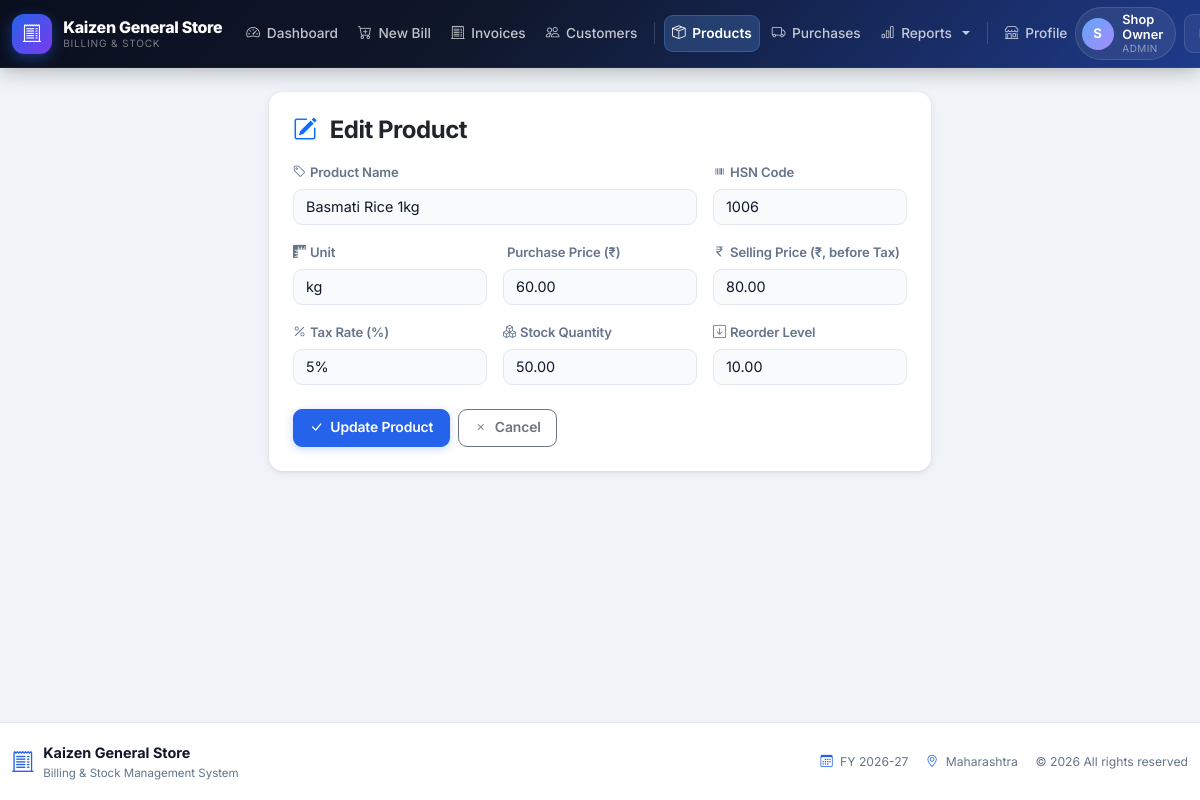
The page /products/edit.php?id=1 (signed in) on the database its author committed.
### tables this page shows
CREATE TABLE products (
    product_id     INT AUTO_INCREMENT PRIMARY KEY,
    name           VARCHAR(100) NOT NULL,
    hsn_code       VARCHAR(10)  NOT NULL,
    unit           VARCHAR(10)  NOT NULL DEFAULT 'nos',
    purchase_price DECIMAL(10,2) NOT NULL DEFAULT 0,
    selling_price  DECIMAL(10,2) NOT NULL DEFAULT 0,
    gst_rate       DECIMAL(4,2)  NOT NULL DEFAULT 0,
    stock_qty      DECIMAL(10,2) NOT NULL DEFAULT 0,
    reorder_level  DECIMAL(10,2) NOT NULL DEFAULT 0,
    created_at     TIMESTAMP NOT NULL DEFAULT CURRENT_TIMESTAMP,
    updated_at     TIMESTAMP NOT NULL DEFAULT CURRENT_TIMESTAMP ON UPDATE CURRENT_TIMESTAMP,
    UNIQUE KEY uk_product_name (name)
);

### includes/functions.php (called while the page is built, shortened)
<?php
function h($value): string
{
    return htmlspecialchars((string) $value, ENT_QUOTES, 'UTF-8');
}

### products/edit.php (the view, shortened to what this page needs)
<?php
require_once __DIR__ . '/../config/db.php';
require_once __DIR__ . '/../includes/functions.php';
$id = (int) ($_GET['id'] ?? $_POST['id'] ?? 0);
$stmt = $pdo->prepare('SELECT * FROM products WHERE product_id = ?');
$stmt->execute([$id]);
$product = $stmt->fetch();
$form = $product;
require __DIR__ . '/../includes/header.php';
?>
<div class="row justify-content-center">
  <div class="col-lg-7">
    <div class="card p-4">
      <h4 class="mb-3"><i class="bi bi-pencil-square text-primary me-2"></i> Edit Product</h4>
      <form method="post" novalidate>
        <div class="row g-3">
          <div class="col-md-8">
            <label class="form-label"><i class="bi bi-tag me-1"></i>Product Name</label>
            <input type="text" name="name" class="form-control" value="<?= h($form['name']) ?>" required>
          </div>
          <div class="col-md-4">
            <label class="form-label"><i class="bi bi-upc me-1"></i>HSN Code</label>
            <input type="text" name="hsn_code" class="form-control" value="<?= h($form['hsn_code']) ?>" required>
          </div>
          <div class="col-md-4">
            <label class="form-label"><i class="bi bi-rulers me-1"></i>Unit</label>
            <select name="unit" class="form-select">
              <?php foreach (['nos', 'kg', 'litre', 'pack', 'box'] as $u): ?>
                <option value="<?= $u ?>" <?= $form['unit'] === $u ? 'selected' : '' ?>><?= $u ?></option>
              <?php endforeach; ?>
            </select>
          </div>
          <div class="col-md-4">
            <label class="form-label"><i class="bi bi-cart-arrow-down me-1"></i>Purchase Price (&#8377;)</label>
            <input type="number" step="0.01" min="0" name="purchase_price" class="form-control" value="<?= h($form['purchase_price']) ?>" required>
          </div>
          <div class="col-md-4">
            <label class="form-label"><i class="bi bi-currency-rupee me-1"></i>Selling Price (&#8377;, before Tax)</label>
            <input type="number" step="0.01" min="0" name="selling_price" class="form-control" value="<?= h($form['selling_price']) ?>" required>
          </div>
          <div class="col-md-4">
            <label class="form-label"><i class="bi bi-percent me-1"></i>Tax Rate (%)</label>
            <select name="gst_rate" class="form-select">
              <?php foreach (['0', '5', '12', '18', '28'] as $r): ?>
                <option value="<?= $r ?>" <?= (string)(int)$form['gst_rate'] === $r ? 'selected' : '' ?>><?= $r ?>%</option>
              <?php endforeach; ?>
            </select>
          </div>
          <div class="col-md-4">
            <label class="form-label"><i class="bi bi-boxes me-1"></i>Stock Quantity</label>
            <input type="number" step="0.01" min="0" name="stock_qty" class="form-control" value="<?= h($form['stock_qty']) ?>">
          </div>
          <div class="col-md-4">
            <label class="form-label"><i class="bi bi-arrow-down-square me-1"></i>Reorder Level</label>
            <input type="number" step="0.01" min="0" name="reorder_level" class="form-control" value="<?= h($form['reorder_level']) ?>">
          </div>
        </div>
        <div class="mt-4 d-flex gap-2">
          <button type="submit" class="btn btn-primary"><i class="bi bi-check-lg me-1"></i> Update Product</button>
          <a href="<?= BASE_URL ?>/products/list.php" class="btn btn-outline-secondary"><i class="bi bi-x me-1"></i> Cancel</a>
        </div>
      </form>
    </div>
  </div>
</div>
<?php require __DIR__ . '/../includes/footer.php'; ?>

### assets/css/style.css (style rules this page uses)
:root { --primary: #2563eb; --primary-dark: #1d4ed8; --primary-light: #dbeafe; --primary-glow: rgba(37,99,235,.2); --accent: #7c3aed; --accent-light: #ede9fe; --success: #16a34a; --success-light: #dcfce7; --warning: #d97706; --warning-light: #fef3c7; --danger: #dc2626; --danger-light: #fee2e2; --info: #0891b2; --info-light: #cffafe; --bg: #f0f4f8; --surface: #ffffff; --surface-2: #f8fafc; --border: #e2e8f0; --border-strong: #cbd5e1; --text: #0f172a; --text-2: #334155; --muted: #64748b; --muted-light: #94a3b8; --radius: 14px; --radius-sm: 9px; --radius-xs: 6px; --shadow-xs: 0 1px 2px rgba(0,0,0,.05); --shadow-sm: 0 2px 8px rgba(0,0,0,.07), 0 1px 3px rgba(0,0,0,.05); --shadow: 0 4px 20px rgba(0,0,0,.08), 0 2px 8px rgba(0,0,0,.05); --shadow-md: 0 8px 30px rgba(0,0,0,.1), 0 3px 10px rgba(0,0,0,.06); --shadow-lg: 0 16px 48px rgba(0,0,0,.12), 0 6px 16px rgba(0,0,0,.08); --navbar-h: 68px; --transition: .18s cubic-bezier(.4,0,.2,1); }
*, *::before, *::after { box-sizing: border-box; }
html, body { height: 100%; }
body { background: var(--bg); color: var(--text); font-family: 'Inter', 'Segoe UI', system-ui, -apple-system, sans-serif; display: flex; flex-direction: column; min-height: 100vh; font-size: .925rem; line-height: 1.6; -webkit-font-smoothing: antialiased; }
a { color: var(--primary); text-decoration: none; transition: color var(--transition); }
h1,h2,h3,h4,h5,h6 { font-weight: 700; letter-spacing: -.02em; }
.card { border: none; border-radius: var(--radius); box-shadow: var(--shadow-sm); background: var(--surface); transition: box-shadow var(--transition), transform var(--transition); }
.btn { border-radius: var(--radius-sm); font-weight: 600; font-size: .87rem; padding: .48rem .95rem; transition: all var(--transition); letter-spacing: -.01em; }
.btn-primary { background: var(--primary); border-color: var(--primary); box-shadow: 0 2px 8px rgba(37,99,235,.25); }
.form-control, .form-select { border: 1.5px solid var(--border); border-radius: var(--radius-sm); font-size: .9rem; background: var(--surface-2); transition: border-color var(--transition), box-shadow var(--transition), background var(--transition); color: var(--text); }
.form-label { font-weight: 600; font-size: .82rem; color: var(--muted); margin-bottom: .4rem; letter-spacing: -.01em; }

### rows shown on the page
products: name "Basmati Rice 1kg", hsn_code "1006", unit "kg", purchase_price "60.00", selling_price "80.00", gst_rate "5%", stock_qty "50.00", reorder_level "10.00"

### other values the page prints
shopSetting('shop_name') "Kaizen General Store"
$initials "S"
$user['name'] "Shop Owner"
$user['role'] "ADMIN"
getFinancialYear() "2026-27"
shopSetting('shop_state') "Maharashtra"
